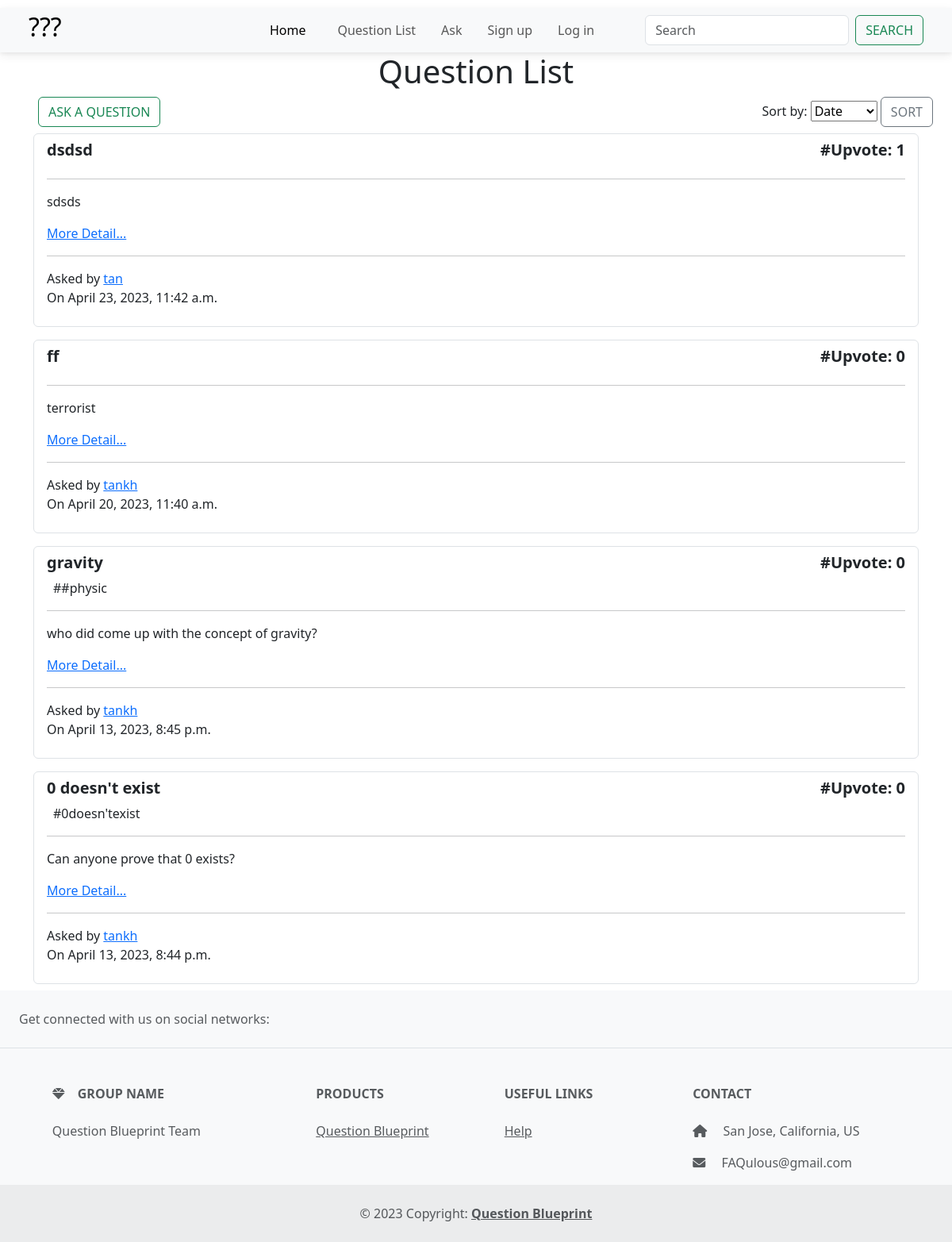
The page /question/ on the database its author committed.
### main_app/models.py (models this page shows, shortened)
class Question(models.Model):
    user = models.ForeignKey(User, on_delete=models.CASCADE)
    title = models.CharField(max_length=200, blank=False, null=False)
    content = models.TextField(max_length=20000, blank=False, null=False)
    tag = TaggableManager(blank=True)
    upvote_num = models.IntegerField(default=0)
    created_date = models.DateTimeField(default=timezone.now)

### main_app/views.py (the view)
# urls.py: path('question/', views.QuestionListView.as_view(), name='question_view'),
class QuestionListView(ListView):
    model = Question
    ordering = ['-created_date']
    template_name = 'main_app/question_list.html'
    def get_context_data(self, **kwargs):
        context = super().get_context_data(**kwargs)
        questions = self.model.objects.all()
        sort_by = self.request.GET.get('sort', '-upvote_num')
        if sort_by == 'created_date':
            sorted_questions = questions.order_by('-created_date', '-upvote_num')
        else:
            sorted_questions = questions.order_by('-upvote_num','-created_date')
        paginator = Paginator(sorted_questions,4)  # 3 questions per page
        page_number = self.request.GET.get('page', 1)
        page_obj = paginator.get_page(page_number)
        context['sorted_questions'] = page_obj
        return context

### main_app/templates/main_app/question_list.html (shortened to what this page needs)
{% extends "base_nav.html" %}
{% load crispy_forms_tags %}
{% block content%}
<h1 class="text-center mb-2">Question List</h1>
<div class="d-flex justify-content-between mx-4">
  {% if user.is_authenticated %}
  <a href="{% url 'main_app:question_ask_view' %}" class=" mx-4">
    <button class="btn btn-outline-success  mx-4">Ask a question</button>
  </a>
  {% else %}
  <a href="{% url 'login' %}" class="me-auto mx-4">
    <button class="btn btn-outline-success">Ask a question</button>
  </a>
  {% endif %}
  <form method="GET">
    <label for="sort">Sort by:</label>
    <select id="sort" name="sort">
      <option value="created_date" {% if request.GET.sort == 'created' %}selected{% endif %}>Date</option>
    </select>
    <button class="btn btn-outline-secondary" type="submit">Sort</button>
  </form>
</div>
<div id="question-list">
  {% for question in sorted_questions %}
  <div class="container py-2">
    <div class="list-group">
      <div class="list-group-item list-group-item-action">
        <div class="d-flex justify-content-between">
          <h5 class="fw-bold">{{question.title}}</h5>
          <h5 class="fw-bold">#Upvote: {{question.upvote_num}}</h5>
        </div>
        <div class="d-flex flex-row">
          <div class="d-flex flex-row flex-wrap">
            {% for t in question.tag.all %}
            <div class="p-2 py-0">#{{t}}</div>
            {% endfor %}
          </div>
        </div>
        <hr>
        {% if question.content|wordcount < 15 and question.content|length < 100 %}
        <p class="">{{question.content}}</p>
        {% else %}
        <p>{{question.content|truncatechars:40}}</p>
        {% endif %}
        <a href="{% url 'main_app:question_detail_view' question.id %}">More Detail...</a>
        <hr />
        <span>Asked by <a href="{% url 'profile_view' question.user.username %}">{{question.user}}</a></span>
        <p>On {{question.created_date}}</p>
      </div>
    </div>
  </div>
  {% endfor %}
</div>
{% endblock %}

### static/style.css (style rules this page uses)
button { padding: 10px; margin: 10px; font-size: 20px; border-radius: 40px; }

### rows shown on the page
Question: title "dsdsd", upvote_num "1", content "sdsds", user "tan", created_date "April 23, 2023, 11:42 a.m."
Question: title "ff", upvote_num "0", content "terrorist", user "tankh", created_date "April 20, 2023, 11:40 a.m."
Question: title "gravity", upvote_num "0", content "who did come up with the concept of gravity?", user "tankh", created_date "April 13, 2023, 8:45 p.m."
Tag: name "#physic"
Question: title "0 doesn't exist", upvote_num "0", content "Can anyone prove that 0 exists?", user "tankh", created_date "April 13, 2023, 8:44 p.m."
Tag: name "0doesn'texist"
